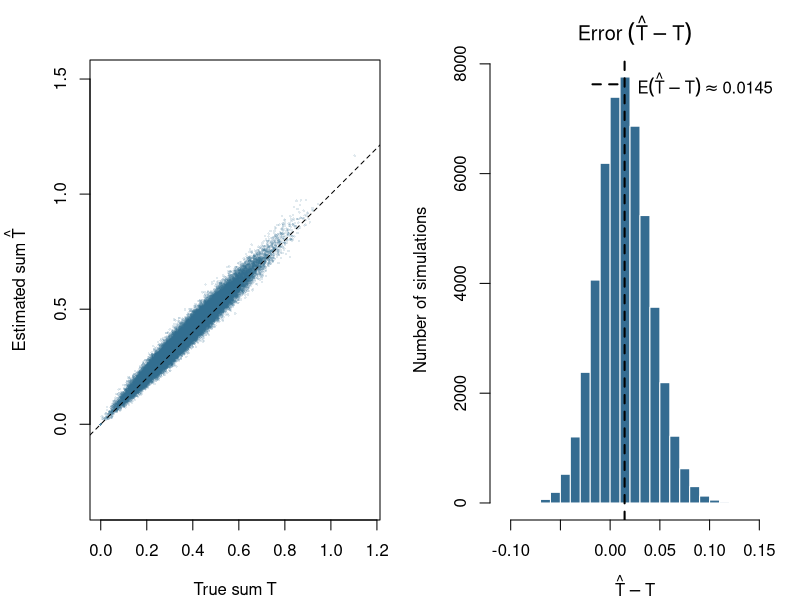

Write the R code that produced this figure.
## ---- chunk 1

set.seed(20261125)
simulations <- replicate(50000, {

    nexps <- 20
    theta <- rnorm(nexps, 0, 0.05)
    # 50% chance of detecting theta=0.02
    s <- 0.01
    theta_hat <- rnorm(nexps, theta, s)
    Ik <- theta_hat/s > 2

    c(
        Tstat = sum(Ik*theta),
        Tstat_hat = sum(Ik*theta_hat)
    )

})

## ---- chunk 2
#| fig-width: 10
#| fig-height: 5
#| fig-cap: 'Across 50,000 simulations, each with 20 experiments, true effects are drawn from $\mathcal{N}(0, 0.05^2)$ and estimates are normally distributed around their true effects with standard error 0.01. Treatments are selected when their estimated effect exceeds 0.02. The dashed diagonal marks equal true and estimated sums; the dashed vertical line marks the mean error, an estimate of the expected error.'

par(mfrow = c(1, 2), mar = c(4, 4.5, 3, 1))

sum_range <- range(simulations[c("Tstat", "Tstat_hat"), ])
plot(simulations["Tstat", ], simulations["Tstat_hat", ],
     xlim = sum_range, ylim = sum_range, asp = 1,
     xlab = expression("True sum" ~ T),
     ylab = expression("Estimated sum" ~ hat(T)),
     pch = 16, cex = 0.35, col = adjustcolor("#356c91", alpha.f = 0.15))
abline(a = 0, b = 1, lty = 2)
error <- simulations["Tstat_hat", ] - simulations["Tstat", ]
hist(error, breaks = 30,
     main = expression("Error" ~ (hat(T) - T)), xlab = expression(hat(T) - T),
     ylab = "Number of simulations", col = "#356c91", border = "white")
mean_error <- mean(error)
abline(v = mean_error, lty = 2, lwd = 2)
legend("topright", legend = bquote(E(hat(T) - T) %~~% .(sprintf("%.4f", mean_error))),
       lty = 2, lwd = 2, bty = "n")
